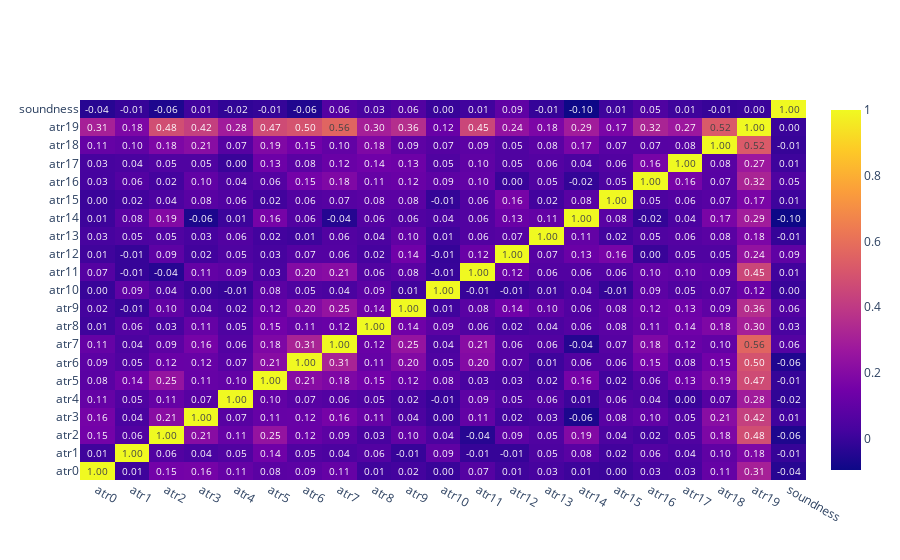

This figure's notebook cell:
### Code cell
dataframe = citing_sentence.join([y])
correlation_matrix(dataframe)

### Figure 1 — Plotly figure (JSON) as saved in the notebook; plotly's stock layout.template omitted (floating-point values rounded to 4 significant figures; data arrays with more than 128 entries replaced by an {"elided": "..."} marker saying what was removed)
{"data": [{"text": {"elided": "21x21 float values"}, "texttemplate": "%{text:.2f}", "type": "heatmap", "x": ["atr0", "atr1", "atr2", "atr3", "atr4", "atr5", "atr6", "atr7", "atr8", "atr9", "atr10", "atr11", "atr12", "atr13", "atr14", "atr15", "atr16", "atr17", "atr18", "atr19", "soundness"], "y": ["atr0", "atr1", "atr2", "atr3", "atr4", "atr5", "atr6", "atr7", "atr8", "atr9", "atr10", "atr11", "atr12", "atr13", "atr14", "atr15", "atr16", "atr17", "atr18", "atr19", "soundness"], "z": {"elided": "21x21 float values"}}], "layout": {}}
